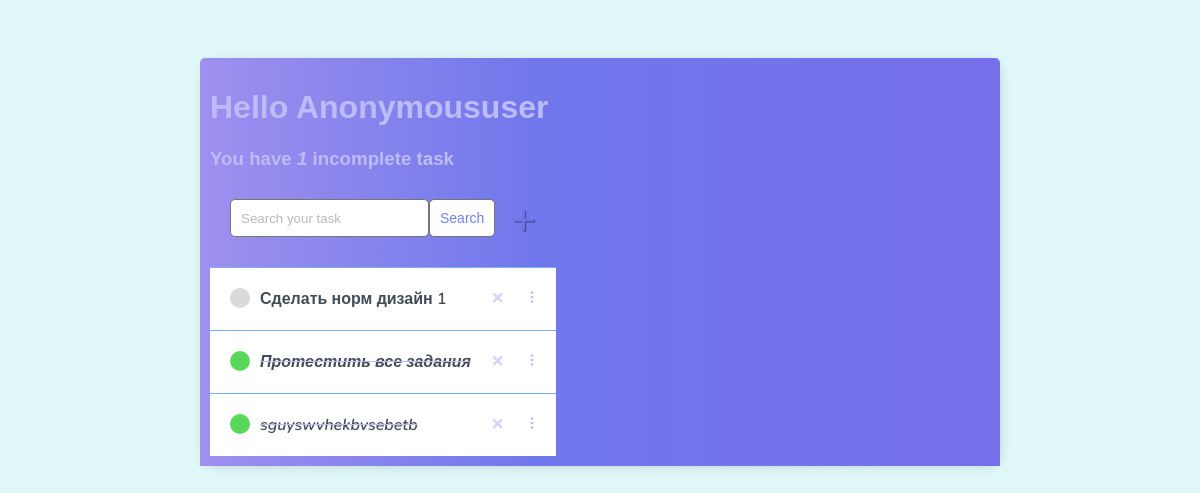
Before: / with the older database file.
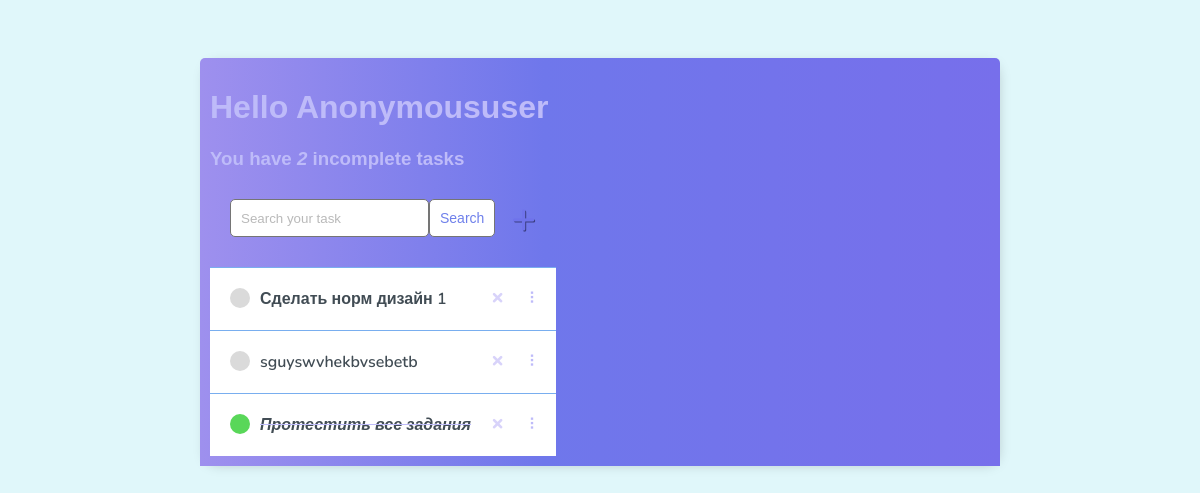
After: the same page with the newer database file.
### todolist/models.py (models this page shows)
class Task(models.Model):
    user = models.ForeignKey(
        User, on_delete=models.SET_NULL, null= True, blank=True)
    title = models.CharField(max_length=200)
    description = models.TextField(null= True, blank=True)
    complete = models.BooleanField(default=False)
    created = models.DateTimeField(auto_now_add=True)
    def __str__(self):
        return self.title
    class Meta:
        ordering = ['complete']

### todolist/views.py (the view)
# urls.py: path('', TaskList.as_view(), name='tasks'),
class TaskList(ListView):
    model = Task
    context_object_name = 'tasks'
    def get_context_data(self, **kwargs):
        context = super().get_context_data(**kwargs)
        search_input = self.request.GET.get('search-area') or ''
        if search_input:
            context['tasks'] = Task.objects.filter(title__contains=search_input)
        else:
            context['tasks'] = Task.objects.all()
        context['count'] = context['tasks'].filter(complete=False).count()
        context['search_input'] = search_input
        return context

### todolist/templates/todolist/task_list.html (shortened to what this page needs)
{% extends 'todolist/main.html' %} {% block content %}
<div class="header-bar">
    <div>
        <h1>Hello {{request.user|title}}</h1>
        <h3 style="margin:0">You have <i>{{count}}</i> incomplete task{{ count|pluralize:"s" }}</h3>
<div id="search-add-wrapper">
    <form method="GET" style="display: flex;">
        <input type='text' name='search-area' placeholder="Search your task" value="{{search_input}}">
        <input class="button" type="submit" value='Search'>
    </form>
    {% if tasks|length > 0 %}
    <a id="add-link" href="{% url 'task-create' %}">&#x2b;</a>
    {% endif %}
</div>
<div id="tasklist" class="task-items-wrapper">
    {% for task in tasks %}
    <div class="task-wrapper" data-position="{{task.pk}}">
        <div class="task-title">
            {% if task.complete %}
            <div class="task-complete-icon"></div>
            <i><s><a href="{% url 'task-update' task.id %}">{{task}}</a></s></i> {% else %}
            <div class="task-incomplete-icon"></div>
            <a href="{% url 'task-update' task.id %}">{{task}}</a> {% endif %}
        </div>
        <div class="task-controls">
            <a class="delete-link" href="{% url 'task-delete' task.id %}">&#215;</a>
            <span class="handle">&nbsp;&#10247;</span>
        </div>
    </div>
    {% empty %}
    <div style="text-align: center; padding-bottom: 10px; line-height: 1em;">
        <h3>No new tasks are created.</h3>
        <h3>Create a <a style="text-decoration: none; color: #e53935;" href="{% url 'task-create' %}">New task</a> ! </h3>
    </div>
    {% endfor %}
</div>
{% endblock content %}

### todolist/templates/todolist/main.html (shortened to what this page needs)
<!DOCTYPE html>
<html lang="en">
<head>
</head>
<body>
    <div class="container">
        {% block content %} {% endblock content %}
    </div>
</body>
</html>

### todolist/templates/todolist/main.html (style rules this page uses)
body { background-color: #E0F7FA; font-family: 'Nunito', sans-serif; padding-top: 50px; }
h1, h2, h3, h4, h5, h6 { font-family: 'Raleway', sans-serif; }
a, p { color: #4b5156; }
a { font-weight: 600; color: #2980B9; }
.container { max-width: 800px; margin: auto; background-color: #ceccf8; -webkit-box-shadow: 2px 2px 13px -4px rgba(0, 0, 0, 0.21); box-shadow: 2px 2px 13px -4px rgba(0, 0, 0, 0.21); border-radius: 15px; }
input { outline: none; border: none; }
.header-bar { display: flex; justify-content: space-between; color: #bebbf9; padding: 10px; border-radius: 5px 5px 0 0; background: linear-gradient(90deg, #9e90ee 0%, #6f77eb 43%, #776feb 100%); }
.header-bar a { color: rgb(216, 211, 250); text-decoration: none; }
.task-wrapper { display: flex; align-items: center; justify-content: space-between; background-color: #ffffff; border-top: 1px solid #79aeef; overflow: hidden; }
.task-title { display: flex; padding: 20px; }
.task-title a { text-decoration: none; color: #414c54; margin-left: 10px; }
.task-complete-icon { height: 20px; width: 20px; background-color: rgb(89, 215, 89); border-radius: 50%; }
.task-incomplete-icon { height: 20px; width: 20px; background-color: rgb(218, 218, 218); border-radius: 50%; }
.delete-link { text-decoration: none; font-weight: 900; color: #6d49cf; font-size: 22px; line-height: 0; padding: 20px 0px; }
.handle { display: inline-block; padding: 20px 16px; cursor: grab; user-select: none; }
.handle:after, .handle:before { display: block; content: ""; }
#add-link { color: #6f73eb; text-decoration: none; font-size: 42px; text-shadow: 1px 1px #3b3e81; }
#search-add-wrapper { display: flex; justify-content: space-between; align-items: center; padding: 20px; }
input[type=text], input[type=password], textarea { border: 1px solid #757575; border-radius: 5px; padding: 10px; width: 90%; }
::placeholder { font-weight: 300; opacity: 0.5; }
.button { border: 1px solid #757575; background-color: #FFF; color: #6f80eb; padding: 10px; font-size: 14px; border-radius: 5px; cursor: pointer; text-decoration: none; }

Changed rows visible on the page:
changed Task "sguyswvhekbvsebetb": complete True → False (drawn); moves up the list
Other visible differences:
{{ count }}: "1" → "2"
